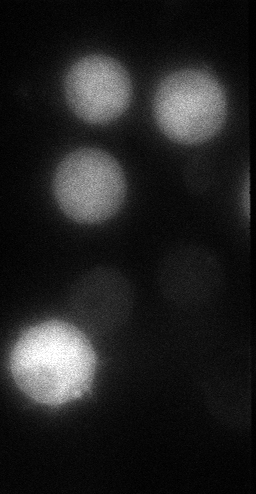
#> input picture data/cells3.png, 256 x 494 px
$ jupyter execute --allow-errors watershed.ipynb
#> lines starting #> are read from the running program, lines starting #| are printed output that depends on the picture; after the words box and inside, x2 and y2 are one past the last pixel; in counts of white or black regions, pixels touching at a corner belong together
[cell 1]
import numpy as np
import cv2
import matplotlib.pyplot as plt

[cell 2]
def display(img,cmap=None):
    fig = plt.figure(figsize=(10,8))
    ax = fig.add_subplot(111)
    ax.imshow(img,cmap=cmap)

[cell 3]
cells = cv2.imread('data/cells3.png')
#> cells is the input picture: shape (494, 256, 3); min 0, max 255, mean 34.2

[cell 4]
display(cells)

[cell 5]
cells_blur = cv2.medianBlur(cells,5)

[cell 6]
display(cells_blur)

[cell 7]
ret, cells_thresh = cv2.threshold(cells_blur,50,255,cv2.THRESH_BINARY_INV)
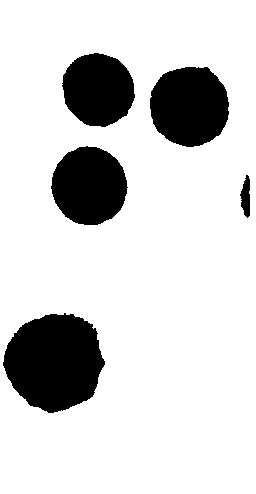
#> cells_thresh: shape (494, 256, 3); 82.9% white; 5 black regions, box (x1, y1, x2, y2) and area: (3, 313, 105, 413) 7554, (150, 67, 229, 147) 5036, (51, 146, 128, 225) 4647, (62, 53, 135, 127) 4134, (240, 175, 250, 218) 292
